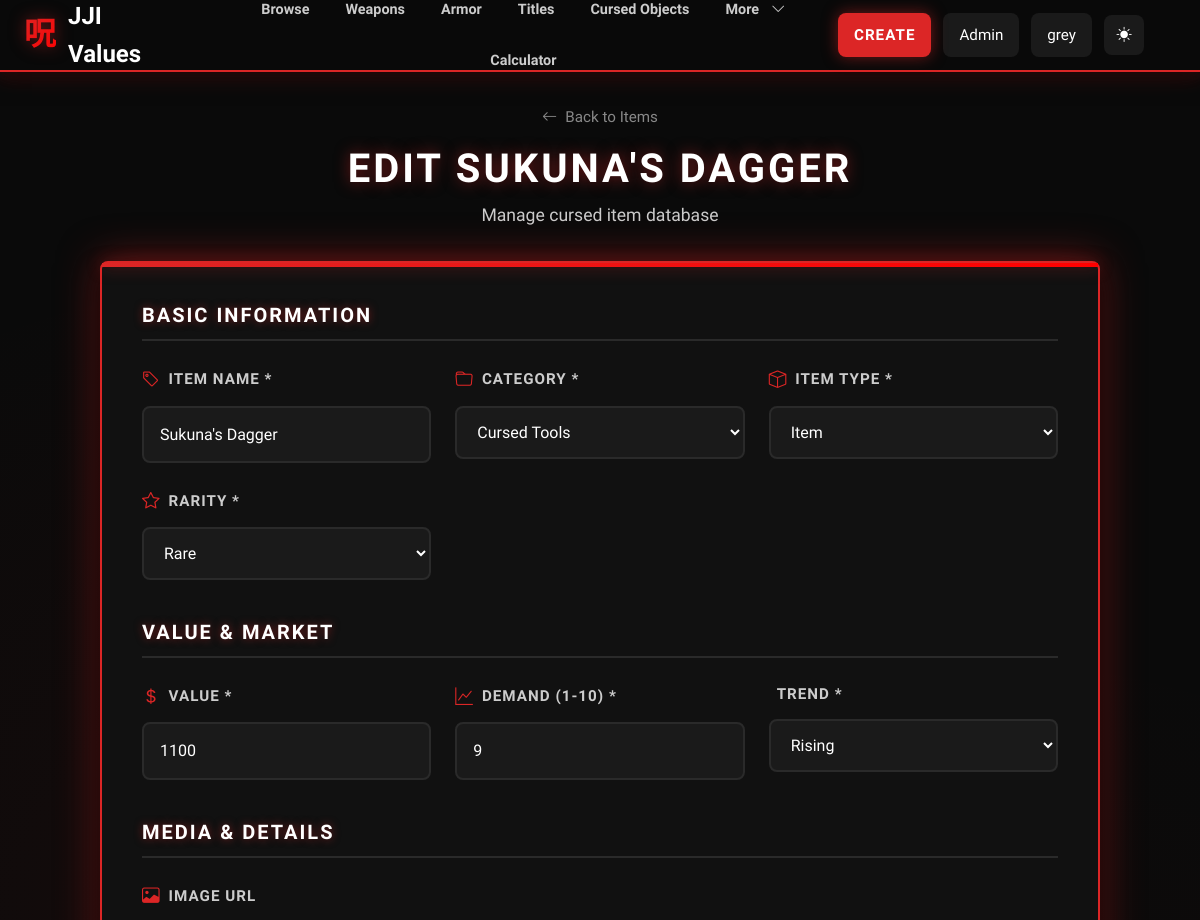
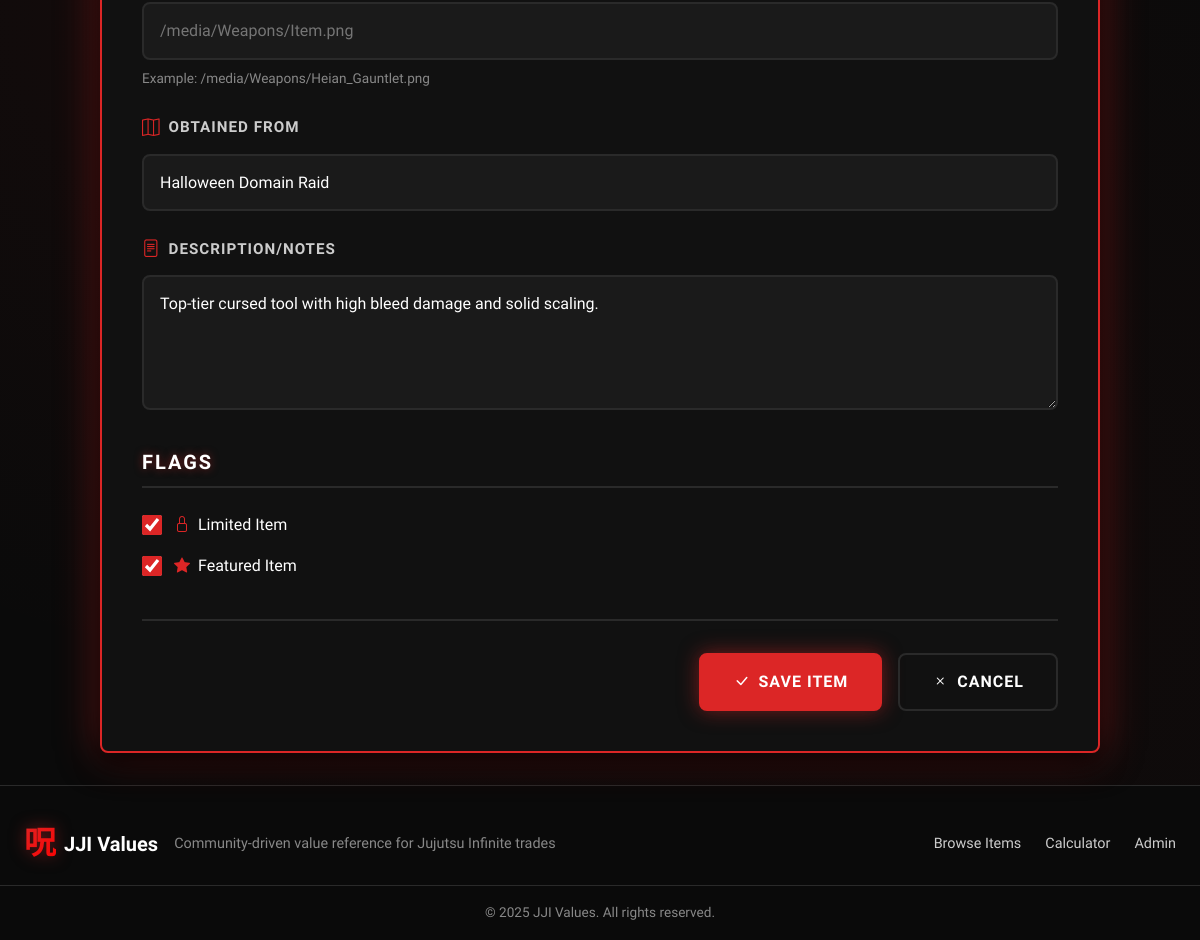
The page /items/sukunas-dagger/edit/ (signed in) on the database its author committed (2 pictures, top to bottom).
### values/models.py (models this page shows, shortened)
class Item(models.Model):
    class ItemType(models.TextChoices):
        ITEM = "item", "Item"
        TITLE = "title", "Title"
        GAMEPASS = "gamepass", "Game Pass"
        EVENT = "event", "Event Item"
    class Rarity(models.TextChoices):
        UNOBTAINABLE = "unobtainable", "Unobtainable"
        SPECIAL_GRADE = "special_grade", "Special Grade"
        RARE = "rare", "Rare"
        UNCOMMON = "uncommon", "Uncommon"
        COMMON = "common", "Common"
    class Trend(models.TextChoices):
        RISING = "rising", "Rising"
        STABLE = "stable", "Stable"
        FALLING = "falling", "Falling"
    name = models.CharField(max_length=150, unique=True)
    slug = models.SlugField(unique=True)
    category = models.ForeignKey(
        Category, on_delete=models.PROTECT, related_name="items"
    )
    item_type = models.CharField(
        max_length=20, choices=ItemType.choices, default=ItemType.ITEM
    )
    rarity = models.CharField(
        max_length=20, choices=Rarity.choices, default=Rarity.COMMON
    )
    value = models.PositiveIntegerField(help_text="Trade value points")
    demand = models.PositiveSmallIntegerField(default=5, help_text="1-10 scale")
    trend = models.CharField(
        max_length=10, choices=Trend.choices, default=Trend.STABLE
    )
    is_limited = models.BooleanField(default=False)
    featured = models.BooleanField(default=False)
    obtained_from = models.CharField(
        max_length=200, blank=True, help_text="Event, raid, or source"
    )
    image_url = models.URLField(blank=True)
    notes = models.TextField(blank=True)
    created_at = models.DateTimeField(auto_now_add=True)
    updated_at = models.DateTimeField(auto_now=True)
    class Meta:
        ordering = ["-featured", "-value", "name"]

### values/views.py (the view)
# urls.py: path("items/<slug:slug>/edit/", ItemUpdateView.as_view(), name="item_edit"),
class ItemUpdateView(LoginRequiredMixin, AdminRequiredMixin, UpdateView):
    model = Item
    form_class = ItemForm
    template_name = 'values/item_form.html'
    slug_field = 'slug'
    success_url = reverse_lazy('values:item_list')
    def get_context_data(self, **kwargs):
        context = super().get_context_data(**kwargs)
        context['title'] = f'Edit {self.object.name}'
        return context

### values/models.py (called while the page is built)
    def __str__(self):
        return self.name

### values/views.py (called while the page is built)
    def test_func(self):
        return self.request.user.is_authenticated and self.request.user.is_staff

### templates/values/item_form.html (shortened to what this page needs)
{% extends "base.html" %}
{% load static %}
{% block content %}
<div class="form-page">
    <div class="container">
        <div class="form-header">
            <a href="{% url 'values:item_list' %}" class="back-link">
                <i class="bi bi-arrow-left"></i>
                <span>Back to Items</span>
            </a>
            <h1 class="form-title">{{ title }}</h1>
            <p class="form-subtitle">Manage cursed item database</p>
        </div>
        <div class="form-card">
            <form method="post" enctype="multipart/form-data" class="item-form">
                <div class="form-section">
                    <h3 class="section-title">Basic Information</h3>
                    <div class="form-grid">
                        <div class="form-group">
                            <label for="{{ form.name.id_for_label }}" class="form-label">
                                <i class="bi bi-tag"></i>
                                <span>Item Name *</span>
                            </label>
                            {{ form.name }}
                        </div>
                        <div class="form-group">
                            <label for="{{ form.category.id_for_label }}" class="form-label">
                                <i class="bi bi-folder"></i>
                                <span>Category *</span>
                            </label>
                            {{ form.category }}
                        </div>
                        <div class="form-group">
                            <label for="{{ form.item_type.id_for_label }}" class="form-label">
                                <i class="bi bi-box"></i>
                                <span>Item Type *</span>
                            </label>
                            {{ form.item_type }}
                        </div>
                        <div class="form-group">
                            <label for="{{ form.rarity.id_for_label }}" class="form-label">
                                <i class="bi bi-star"></i>
                                <span>Rarity *</span>
                            </label>
                            {{ form.rarity }}
                        </div>
                    </div>
                </div>
                <div class="form-section">
                    <h3 class="section-title">Value & Market</h3>
                    <div class="form-grid">
                        <div class="form-group">
                            <label for="{{ form.value.id_for_label }}" class="form-label">
                                <i class="bi bi-currency-dollar"></i>
                                <span>Value *</span>
                            </label>
                            {{ form.value }}
                        </div>
                        <div class="form-group">
                            <label for="{{ form.demand.id_for_label }}" class="form-label">
                                <i class="bi bi-graph-up"></i>
                                <span>Demand (1-10) *</span>
                            </label>
                            {{ form.demand }}
                        </div>
                        <div class="form-group">
                            <label for="{{ form.trend.id_for_label }}" class="form-label">
                                <span>Trend *</span>
                            </label>
                            {{ form.trend }}
                        </div>
                    </div>
                </div>
                <div class="form-section">
                    <h3 class="section-title">Media & Details</h3>
                    <div class="form-grid">
                        <div class="form-group full-width">
                            <label for="{{ form.image_url.id_for_label }}" class="form-label">
                                <i class="bi bi-image"></i>
                                <span>Image URL</span>
                            </label>
                            {{ form.image_url }}
                            <small class="form-hint">Example: /media/Weapons/Heian_Gauntlet.png</small>
                        </div>
                        <div class="form-group full-width">
                            <label for="{{ form.obtained_from.id_for_label }}" class="form-label">
                                <i class="bi bi-map"></i>
                                <span>Obtained From</span>
                            </label>
                            {{ form.obtained_from }}
                        </div>
                        <div class="form-group full-width">
                            <label for="{{ form.notes.id_for_label }}" class="form-label">
                                <i class="bi bi-file-text"></i>
                                <span>Description/Notes</span>
                            </label>
                            {{ form.notes }}
                        </div>
                    </div>
                </div>
                <div class="form-section">
                    <h3 class="section-title">Flags</h3>
                    <div class="form-check-group">
                        <div class="form-check-item">
                            {{ form.is_limited }}
                            <label class="form-check-label" for="{{ form.is_limited.id_for_label }}">
                                <i class="bi bi-lock"></i>
                                <span>Limited Item</span>
                            </label>
                        </div>
                        <div class="form-check-item">
                            {{ form.featured }}
                            <label class="form-check-label" for="{{ form.featured.id_for_label }}">
                                <i class="bi bi-star-fill"></i>
                                <span>Featured Item</span>
                            </label>
                        </div>
                    </div>
                </div>
                <div class="form-actions">
                    <button type="submit" class="btn-submit">
                        <i class="bi bi-check-lg"></i>
                        <span>Save Item</span>
                    </button>
                    <a href="{% url 'values:item_list' %}" class="btn-cancel">
                        <i class="bi bi-x"></i>
                        <span>Cancel</span>
                    </a>
                </div>
            </form>
        </div>
    </div>
</div>
{% endblock %}

### templates/base.html (shortened to what this page needs)
{% load static %}
<!doctype html>
<html lang="en">
<head>
    <link href="https://cdn.jsdelivr.net/npm/bootstrap@5.3.3/dist/css/bootstrap.min.css" rel="stylesheet">
    <link rel="stylesheet" href="{% static 'css/styles.css' %}">
    <link rel="stylesheet" href="https://cdn.jsdelivr.net/npm/bootstrap-icons@1.11.3/font/bootstrap-icons.css">
</head>
<body class="d-flex flex-column min-vh-100 theme-dark">
<nav class="main-navbar">
    <div class="nav-container">
        <div class="nav-brand">
            <a href="{% url 'values:landing' %}" class="brand-link">
                <span class="brand-icon">呪</span>
                <span class="brand-text">JJI Values</span>
            </a>
        </div>
        <div class="collapse navbar-collapse show" id="navMenu">
            <ul class="nav-menu">
                <li><a href="{% url 'values:item_list' %}" class="nav-link-item">Browse</a></li>
                <li><a href="{% url 'values:item_list' %}?category=weapons" class="nav-link-item">Weapons</a></li>
                <li><a href="{% url 'values:item_list' %}?category=armor" class="nav-link-item">Armor</a></li>
                <li><a href="{% url 'values:item_list' %}?category=titles" class="nav-link-item">Titles</a></li>
                <li><a href="{% url 'values:item_list' %}?category=cursed-objects" class="nav-link-item">Cursed Objects</a></li>
                <li class="nav-dropdown">
                    <a href="#" class="nav-link-item">More <i class="bi bi-chevron-down ms-1"></i></a>
                </li>
                <li><a href="{% url 'values:trade_calculator' %}" class="nav-link-item">Calculator</a></li>
            </ul>
            <div class="nav-actions">
                {% if user.is_authenticated %}
                    {% if user.is_staff %}
                        <a href="{% url 'values:item_create' %}" class="btn-nav btn-nav-primary">
                            Create
                        </a>
                        <a href="/admin/" class="btn-nav">
                            Admin
                        </a>
                    {% endif %}
                    <div class="user-menu">
                        <button class="btn-nav user-btn">
                            {{ user.username }}
                        </button>
                    </div>
                {% else %}
                    <a href="{% url 'values:login' %}" class="btn-nav">
                        Login
                    </a>
                {% endif %}
                <button id="themeToggle" class="btn-nav theme-toggle">
                    <i class="bi bi-moon-fill"></i>
                </button>
            </div>
        </div>
    </div>
</nav>
<main class="main-content flex-grow-1">
    {% block content %}{% endblock %}
</main>
<footer class="main-footer">
    <div class="footer-container">
        <div class="footer-content">
            <div class="footer-brand">
                <span class="brand-icon">呪</span>
                <span>JJI Values</span>
            </div>
            <p class="footer-text">Community-driven value reference for Jujutsu Infinite trades</p>
        </div>
        <div class="footer-links">
            <a href="{% url 'values:item_list' %}">Browse Items</a>
            <a href="{% url 'values:trade_calculator' %}">Calculator</a>
            {% if user.is_staff %}<a href="/admin/">Admin</a>{% endif %}
        </div>
    </div>
    <div class="footer-bottom">
        <p>&copy; 2025 JJI Values. All rights reserved.</p>
    </div>
</footer>
</body>
</html>

### templates/values/item_form.html (style rules this page uses)
.form-page { padding: 2rem 0; min-height: calc(100vh - 200px); }
.form-header { margin-bottom: 2rem; text-align: center; }
.back-link { display: inline-flex; align-items: center; gap: 0.5rem; color: var(--text-muted); text-decoration: none; font-size: 0.95rem; margin-bottom: 1rem; transition: all 0.2s; }
.form-title { font-size: 2.5rem; font-weight: 900; color: var(--text-primary); margin-bottom: 0.5rem; font-family: 'Orbitron', sans-serif; text-transform: uppercase; letter-spacing: 3px; text-shadow: 0 0 15px var(--accent-glow); }
.form-subtitle { font-size: 1.1rem; color: var(--text-secondary); }
.form-card { background: var(--bg-secondary); border: 2px solid var(--accent); border-radius: 0.5rem; padding: 2.5rem; box-shadow: var(--shadow-xl), 0 0 40px var(--accent-glow); position: relative; max-width: 1000px; margin: 0 auto; }
.form-card::before { content: ''; position: absolute; top: 0; left: 0; right: 0; height: 4px; background: linear-gradient(90deg, var(--accent), #ff0000); box-shadow: 0 0 15px var(--accent-glow); }
.form-section { margin-bottom: 2.5rem; }
.section-title { font-size: 1.25rem; font-weight: 700; color: var(--text-primary); margin-bottom: 1.5rem; font-family: 'Orbitron', sans-serif; text-transform: uppercase; letter-spacing: 2px; padding-bottom: 0.75rem; border-bottom: 2px solid var(--border); text-shadow: 0 0 8px var(--accent-glow); }
.form-grid { display: grid; grid-template-columns: repeat(auto-fit, minmax(250px, 1fr)); gap: 1.5rem; }
.form-group { display: flex; flex-direction: column; }
.form-group.full-width { grid-column: 1 / -1; }
.form-label { display: flex; align-items: center; gap: 0.5rem; font-weight: 600; color: var(--text-secondary); margin-bottom: 0.75rem; font-size: 0.95rem; text-transform: uppercase; letter-spacing: 1px; font-family: 'Orbitron', sans-serif; }
.form-label i { color: var(--accent); font-size: 1.1rem; }
.form-group input[type="text"], .form-group input[type="number"], .form-group input[type="url"], .form-group select, .form-group textarea { width: 100%; padding: 0.875rem 1rem; background: var(--bg-tertiary); border: 2px solid var(--border); border-radius: 0.5rem; color: var(--text-primary); font-size: 1rem; font-family: 'Rajdhani', sans-serif; transition: all 0.3s; }
.form-group textarea { min-height: 120px; resize: vertical; }
.form-hint { display: block; margin-top: 0.5rem; font-size: 0.85rem; color: var(--text-muted); }
.form-check-group { display: flex; flex-direction: column; gap: 1rem; }
.form-check-item { display: flex; align-items: center; gap: 0.75rem; }
.form-check-item input[type="checkbox"] { width: 20px; height: 20px; cursor: pointer; accent-color: var(--accent); }
.form-check-label { display: flex; align-items: center; gap: 0.5rem; cursor: pointer; color: var(--text-primary); font-weight: 500; transition: all 0.2s; }
.form-check-label i { color: var(--accent); }
.form-actions { display: flex; gap: 1rem; justify-content: flex-end; margin-top: 2.5rem; padding-top: 2rem; border-top: 2px solid var(--border); }
.btn-submit, .btn-cancel { padding: 0.875rem 2rem; border-radius: 0.5rem; font-weight: 700; font-size: 1rem; text-transform: uppercase; letter-spacing: 1px; font-family: 'Orbitron', sans-serif; cursor: pointer; transition: all 0.3s; display: inline-flex; align-items: center; gap: 0.5rem; text-decoration: none; border: 2px solid; }
.btn-submit { background: var(--accent); color: white; border-color: var(--accent); box-shadow: 0 0 20px var(--accent-glow); }
.btn-cancel { background: transparent; color: var(--text-primary); border-color: var(--border); }

### rows shown on the page
Item: name "Sukuna's Dagger", category "Cursed Tools", item_type "Item", rarity "Rare", value "1100", demand "9", trend "Rising", obtained_from "Halloween Domain Raid", notes "Top-tier cursed tool with high bleed damage and solid scaling.", is_limited "☑", featured "☑"

### other values the page prints
{{ user.username }} "grey"
{{ title }} "EDIT SUKUNA'S DAGGER"
